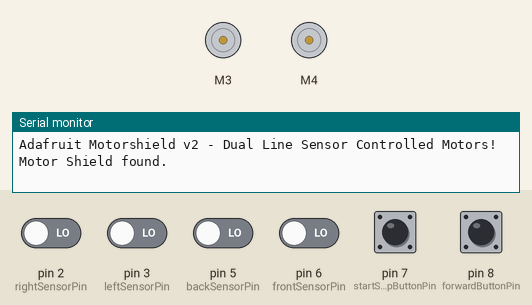
The sketch below on a simulated Arduino Uno, built with avr-gcc and run on an emulated ATmega328P. On the bench: 2 × DC motor (green arrow = forward, orange = backward, longer = faster), the last lines printed to the serial monitor. Inputs (shaded band) come from the test bench; at power-on: pin 2 (rightSensorPin), pin 3 (leftSensorPin), pin 5 (backSensorPin), pin 6 (frontSensorPin), pin 7 (startStopButtonPin), pin 8 (forwardButtonPin) LOW.

Above: at 1.2 s.
1.3 s: pin 7 (startStopButtonPin) pulled HIGH for 0.15 s
3.1 s: pin 2 (rightSensorPin) driven HIGH
At 3.7 s:
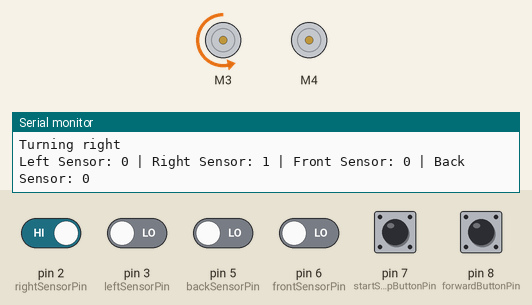
4.6 s: pin 3 (leftSensorPin) driven HIGH
At 5.6 s:
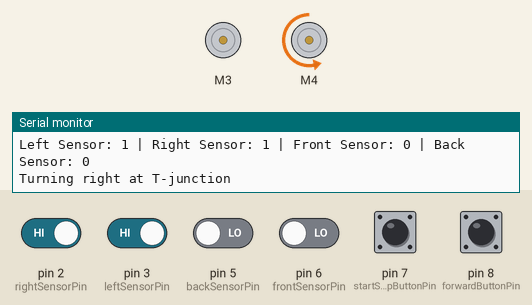
6.2 s: pin 6 (frontSensorPin) driven HIGH
At 7.2 s:
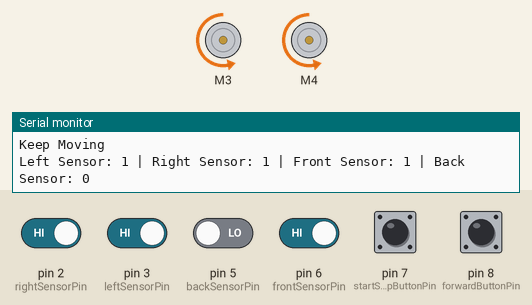
7.7 s: pin 3 (leftSensorPin) driven LOW
At 8.6 s:
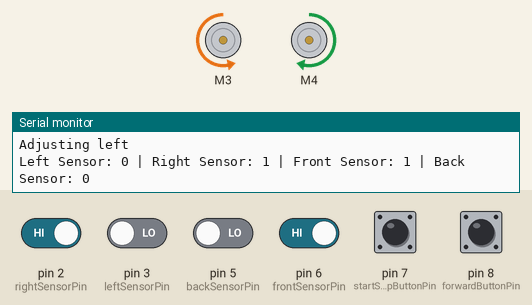
9.2 s: pin 8 (forwardButtonPin) pulled HIGH for 0.15 s
At 9.6 s:
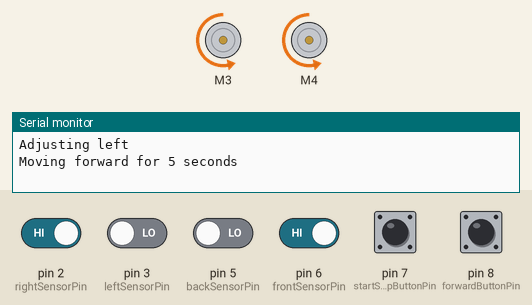
Timing chart, 0 to 15.7 s (numbered marks = the images above; inputs shaded):
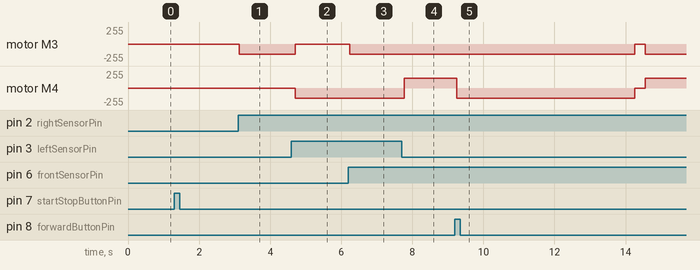

Measured:
- after the input at 3.1 s, motor M3: stopped → backward 150/255 at once
- after the input at 4.6 s, motor M3: backward 150/255 → stopped after 0.11 s; motor M4: stopped → backward 150/255 after 0.11 s
- after the input at 6.2 s, motor M3: stopped → backward 150/255 at once
- after the input at 7.7 s, motor M4: backward 150/255 → forward 150/255 after 0.07 s
- after the input at 9.2 s, motor M3: backward 150/255 → stopped after 5.1 s, → backward 150/255 0.30 s later; motor M4: forward 150/255 → backward 150/255 after 0.05 s, → stopped 5.0 s later, → forward 150/255 0.30 s later

The sketch:

sketch_oct17a.ino
```cpp
#include <Adafruit_MotorShield.h>

// Create the motor shield object
Adafruit_MotorShield AFMS = Adafruit_MotorShield();
Adafruit_DCMotor *myMotor1 = AFMS.getMotor(3);  // Motor on M3 (left motor)
Adafruit_DCMotor *myMotor2 = AFMS.getMotor(4);  // Motor on M4 (right motor)

// Line sensor pins
int leftSensorPin = 3;   // Left line sensor connected to pin 2
int rightSensorPin = 2;  // Right line sensor connected to pin 3
int frontSensorPin = 6;
int backSensorPin = 5;

// Button pins
int startStopButtonPin = 7; // First button for start/stop
int forwardButtonPin = 8;   // Second button for moving forward 5 seconds

// Variable to track system state (1 = running, 0 = stopped)
int systemRunning = 0;

void setup() {
  Serial.begin(9600);
  Serial.println("Adafruit Motorshield v2 - Dual Line Sensor Controlled Motors!");

  if (!AFMS.begin()) {
    Serial.println("Could not find Motor Shield. Check wiring.");
    while (1);
  }
  Serial.println("Motor Shield found.");

  // Set up line sensor pins
  pinMode(leftSensorPin, INPUT);
  pinMode(rightSensorPin, INPUT);
  pinMode(frontSensorPin, INPUT);
  pinMode(backSensorPin, INPUT);

  // Set up button pins
  pinMode(startStopButtonPin, INPUT);
  pinMode(forwardButtonPin, INPUT);

  // Set initial motor speeds
  myMotor1->setSpeed(150);  // Speed for Motor 1 (left)
  myMotor2->setSpeed(150);  // Speed for Motor 2 (right)
}

void loop() {
  // Check if the start/stop button has been pressed
  if (digitalRead(startStopButtonPin) == HIGH) {
    systemRunning = !systemRunning; // Toggle system state
    delay(300); // Debounce delay
    if (systemRunning) {
      Serial.println("System started");
    } else {
      Serial.println("System stopped");
      myMotor1->run(RELEASE);  // Stop both motors
      myMotor2->run(RELEASE);
      return; // Exit loop if system is stopped
    }
  }

  // If system is running, check the second button for 5-second forward movement
  if (systemRunning) {
    if (digitalRead(forwardButtonPin) == HIGH) {
      Serial.println("Moving forward for 5 seconds");
      myMotor1->run(BACKWARD);  // Move left motor forward
      myMotor2->run(BACKWARD);  // Move right motor forward
      delay(5000);  // Move forward for 5 seconds
      myMotor1->run(RELEASE);  // Stop both motors after 5 seconds
      myMotor2->run(RELEASE);
      delay(300);  // Debounce delay
    }

    // If the forward button is not pressed, execute the normal line-following logic
    int leftVal = digitalRead(leftSensorPin);    // Read left line sensor
    int rightVal = digitalRead(rightSensorPin);  // Read right line sensor
    int frontVal = digitalRead(frontSensorPin);
    int backVal = digitalRead(backSensorPin);

    // Print sensor values for debugging
    Serial.print("Left Sensor: ");
    Serial.print(leftVal);
    Serial.print(" | Right Sensor: ");
    Serial.print(rightVal);
    Serial.print(" | Front Sensor: ");
    Serial.print(frontVal);
    Serial.print(" | Back Sensor: ");
    Serial.println(backVal);

    // Control logic based on sensor readings
    if (leftVal == LOW && rightVal == LOW && frontVal == HIGH) {
      myMotor1->run(BACKWARD);  // Move left motor
      myMotor2->run(BACKWARD);  // Move right motor forward
      Serial.println("Driving forward");
    } else if (leftVal == LOW && rightVal == HIGH && frontVal == HIGH) {
      myMotor2->run(FORWARD);  // Move right motor
      myMotor1->run(BACKWARD);  // Move left motor forward
      Serial.println("Adjusting left");
    } else if (leftVal == HIGH && rightVal == LOW && frontVal == HIGH) {
      myMotor2->run(BACKWARD);  // Move right motor forward
      myMotor1->run(RELEASE);  // Stop left motor
      Serial.println("Adjusting right");
    } else if (leftVal == LOW && rightVal == HIGH && frontVal == LOW) {
      myMotor2->run(RELEASE);  // Stop left motor
      myMotor1->run(BACKWARD);  // Right motor moves
      Serial.println("Turning right");
    } else if (leftVal == HIGH && rightVal == LOW && frontVal == LOW) {
      myMotor2->run(BACKWARD);  // Left motor moves
      myMotor1->run(RELEASE);  // Stop right motor
      Serial.println("Turning left");
    } else if (leftVal == HIGH && rightVal == HIGH && frontVal == LOW) {
      myMotor2->run(BACKWARD);  // Move left motor forward
      myMotor1->run(RELEASE);  // Stop right motor
      Serial.println("Turning right at T-junction");
    } else if (leftVal == HIGH && rightVal == HIGH && frontVal == HIGH) {
      myMotor2->run(BACKWARD);  // Move left motor forward
      myMotor1->run(BACKWARD);  // Move right motor forward
      Serial.println("Keep Moving");
    } else {
      myMotor2->run(RELEASE);
      myMotor1->run(RELEASE);
      Serial.println("Stopping, no line detected");
    }

    // Small delay to avoid rapid looping
    delay(50);
  }
}
```
